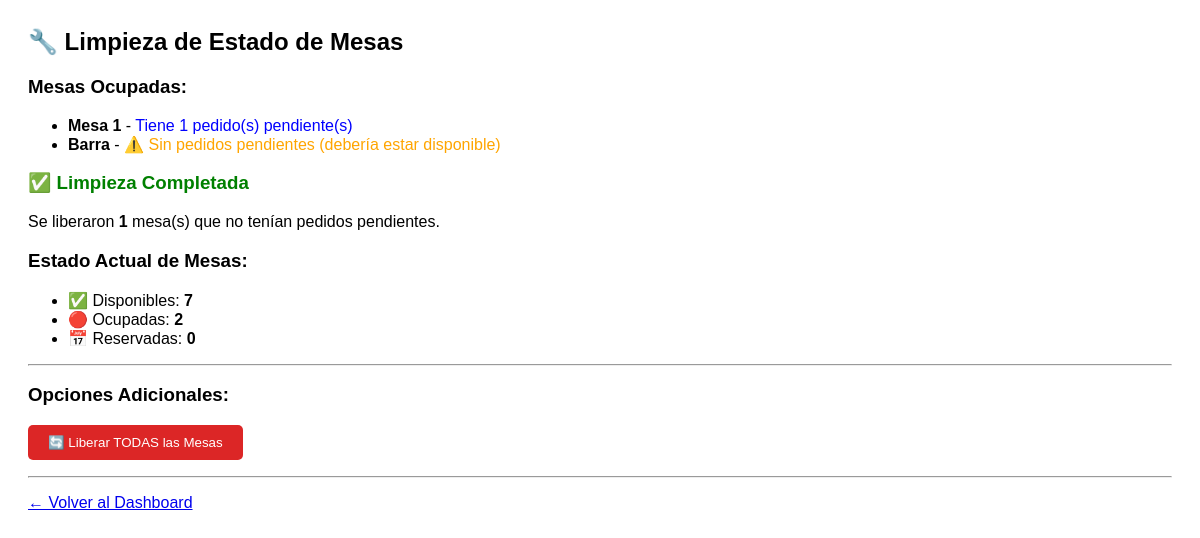
Page /cleanup_tables.php on the earlier database version.
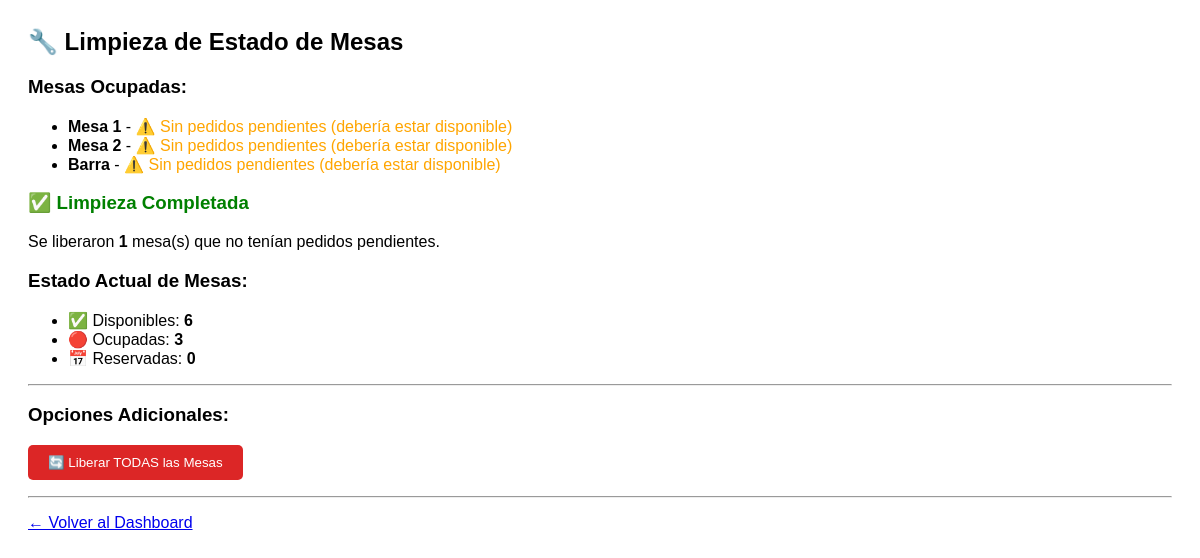
Same page on the later database version.
### tables this page shows
CREATE TABLE `tables` (
  `id` int(11) NOT NULL AUTO_INCREMENT,
  `name` varchar(50) NOT NULL,
  `status` enum('available','occupied','reserved') DEFAULT 'available',
  PRIMARY KEY (`id`),
  UNIQUE KEY `name` (`name`)
);

### cleanup_tables.php (the view, shortened to what this page needs)
<?php
require_once __DIR__ . '/config/db.php';
echo "<h2>🔧 Limpieza de Estado de Mesas</h2>";
try {
    $stmt = $pdo->query("
        SELECT t.id, t.name, t.status,
               (SELECT COUNT(*) FROM orders WHERE table_id = t.id AND status = 'pending') as pending_orders
        FROM tables t
        WHERE t.status = 'occupied'
    ");
    $occupied_tables = $stmt->fetchAll();
    echo "<h3>Mesas Ocupadas:</h3>";
    if (empty($occupied_tables)) {
        echo "<p class='info'>✅ No hay mesas marcadas como ocupadas</p>";
    } else {
        echo "<ul>";
        foreach ($occupied_tables as $table) {
            echo "<li><strong>{$table['name']}</strong> - ";
            if ($table['pending_orders'] == 0) {
                echo "<span style='color:orange'>⚠️ Sin pedidos pendientes (debería estar disponible)</span>";
            } else {
                echo "<span class='info'>Tiene {$table['pending_orders']} pedido(s) pendiente(s)</span>";
            }
            echo "</li>";
        }
        echo "</ul>";
    }
    $stmt = $pdo->exec("
        UPDATE tables t
        SET status = 'available'
        WHERE status = 'occupied'
        AND NOT EXISTS (
            SELECT 1 FROM orders o
            WHERE o.table_id = t.id
            AND o.status = 'pending'
        )
    ");
    echo "<h3 class='success'>✅ Limpieza Completada</h3>";
    echo "<p>Se liberaron <strong>$stmt</strong> mesa(s) que no tenían pedidos pendientes.</p>";
    $stmt = $pdo->query("
        SELECT
            COUNT(CASE WHEN status = 'available' THEN 1 END) as available,
            COUNT(CASE WHEN status = 'occupied' THEN 1 END) as occupied,
            COUNT(CASE WHEN status = 'reserved' THEN 1 END) as reserved
        FROM tables
    ");
    $status = $stmt->fetch();
    echo "<h3>Estado Actual de Mesas:</h3>";
    echo "<ul>";
    echo "<li>✅ Disponibles: <strong>{$status['available']}</strong></li>";
    echo "<li>🔴 Ocupadas: <strong>{$status['occupied']}</strong></li>";
    echo "<li>📅 Reservadas: <strong>{$status['reserved']}</strong></li>";
    echo "</ul>";
    echo "<hr>";
    echo "<h3>Opciones Adicionales:</h3>";
    echo "<form method='POST' onsubmit='return confirm(\"¿Está seguro de liberar TODAS las mesas?\")'>";
    echo "<button type='submit' name='reset_all' style='padding:10px 20px; background:#dc2626; color:white; border:none; border-radius:5px; cursor:pointer;'>🔄 Liberar TODAS las Mesas</button>";
    echo "</form>";
} catch (Exception $e) {
    echo "<p style='color:red'>❌ Error: " . $e->getMessage() . "</p>";
}
echo "<hr>";
echo "<p><a href='dashboard.php'>← Volver al Dashboard</a></p>";
?>

Differences in the rows shown:
shown differently, row unchanged: tables "Mesa 1": pending_orders "1" → (not shown); text "Tiene pedido(s) pendiente(s)" → "⚠️ Sin pedidos pendientes (debería estar disponible)"
now on this page (row edited): tables: name "Mesa 2", shows "⚠️ Sin pedidos pendientes (debería estar disponible)"
Other differences:
$status['available']: "7" → "6"
$status['occupied']: "2" → "3"
